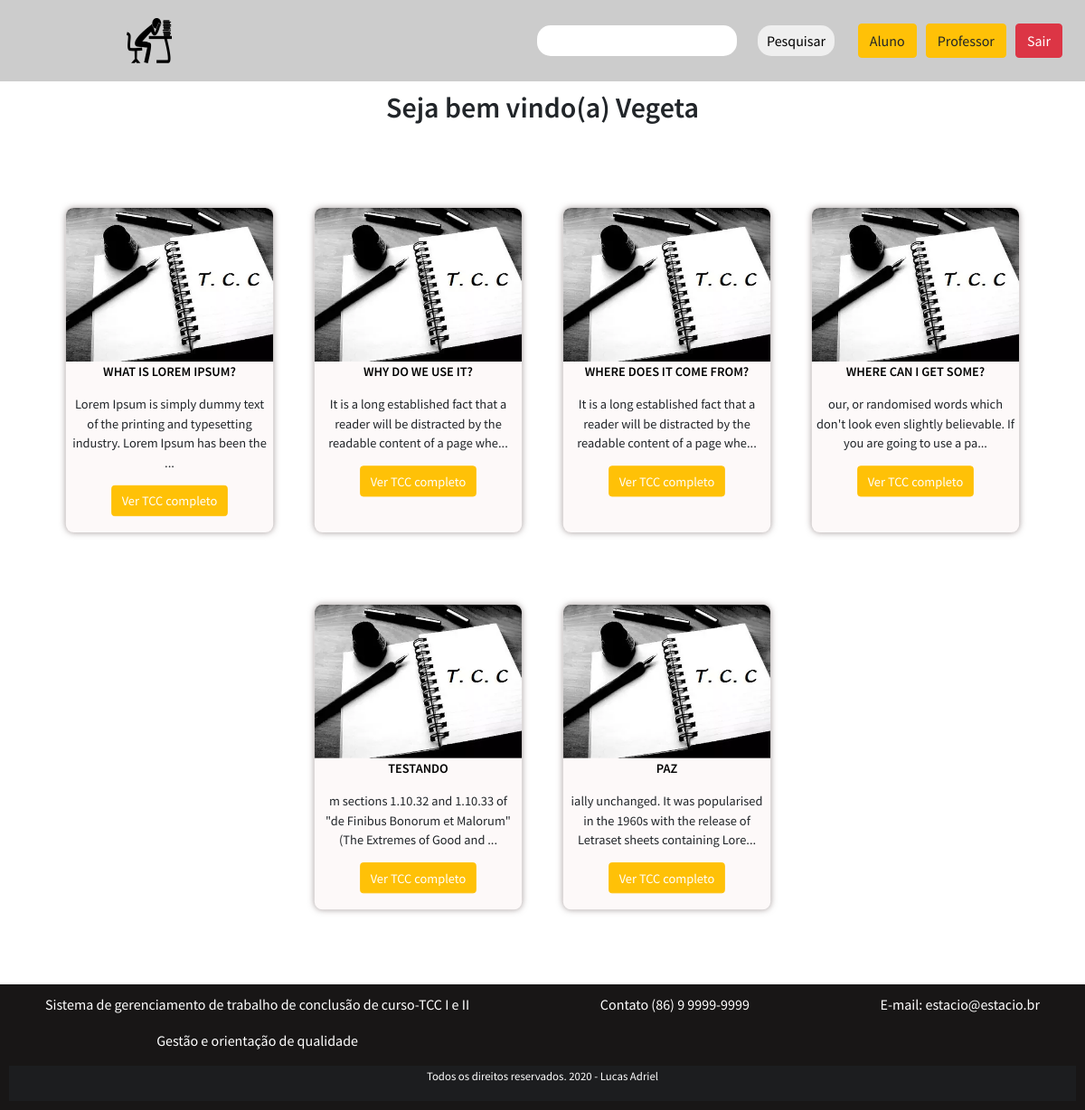
The app's page /index.php (signed in) with its own data.
### tables this page shows
CREATE TABLE `tcc` (
  `id` int(11) NOT NULL,
  `aluno_id` int(11) DEFAULT NULL,
  `professor_id` int(11) DEFAULT NULL,
  `resumo` text DEFAULT NULL,
  `introducao` text DEFAULT NULL,
  `referencial` text DEFAULT NULL,
  `metodologia` text DEFAULT NULL,
  `conclusao` text DEFAULT NULL,
  `created_at` datetime DEFAULT current_timestamp(),
  `updated_at` datetime DEFAULT NULL ON UPDATE current_timestamp(),
  `titulo` varchar(255) DEFAULT NULL,
  `matricula` varchar(255) DEFAULT NULL,
  `orientacao` text DEFAULT NULL
);

### index.php (the view, shortened to what this page needs)
<?php
require __DIR__ . "/config.php";
$sql = 'select * from tcc';
$sql = $pdo->query($sql);
if ($sql->rowCount() > 0) {
    $dadosTcc = $sql->fetchAll();
}
$nomeLogado = $_SESSION['login']['nome'];
?>
<?php require __DIR__ . "/pages/header.php"; ?>
<header><h1 class="aluno-title">Seja bem vindo(a) <?= $nomeLogado; ?></h1></header><br>
<div class="main-tcc">
    <?php foreach ($dadosTcc as $tcc) : ?>
        <div class="main-tcc-trabalho">
            <a href="">
                <img src="assets/images/tcc.jpg" width="100%" alt="">
            </a>
            <p class="main-tcc-title"><?= $tcc['titulo']; ?></p>
            <p style="padding: 0 5px;" class="main-tcc-resumo"><?= substr($tcc['resumo'], 0, 100) . '...'; ?></p>
            <a href="tccCompleto.php?id=<?= $tcc['id']; ?>"><button class="main-tcc-button btn btn-warning">Ver TCC completo</button></a>
        </div>
    <?php endforeach; ?>
</div>
<br>
<?php require __DIR__ . '/pages/footer.php'; ?>

### pages/header.php (shortened to what this page needs)
<!DOCTYPE html>
<html lang="en">
<head>
    <link rel="stylesheet" href="https://cdn.jsdelivr.net/npm/bootstrap@4.5.3/dist/css/bootstrap.min.css">
    <link rel="stylesheet" href="assets/css/header.css?123">
    <link rel="stylesheet" href="assets/css/footer.css">
    <link rel="stylesheet" href="assets/css/style.css?">
</head>
<body>
    <header class="main-header">
        <div class="main-header-left">
            <a href="index.php"><img src="assets/images/logotipo.jpg" width='50px' height='50px'></a>
        </div>
        <div class="main-header-rigth">
            <div class="main-header-search">
                <form action="search.php" method="get">
                    <input id="campo" type="text" name="seach">
                    <input type="submit" value="Pesquisar">
                </form>
            </div>
            <a href="aluno.php"><button type="button" class="btn btn-warning">Aluno</button></a>
            <a href="professor.php"><button type="button" class="btn btn-warning">Professor</button></a>
            <a href="logout.php"><button type="button" class="btn btn-danger">Sair</button></a>
        </div>
    </header>

### pages/footer.php (shortened to what this page needs)
<footer class="main-tcc-footer">
    <div class="main-tcc-footer-global">
        <div class="main-tcc-footer-left">
            <p>Sistema de gerenciamento de trabalho de conclusão de curso-TCC I e II</p>
            <p>Gestão e orientação de qualidade</p>
        </div>
        <div class="main-tcc-footer-center">
            <p>Contato (86) 9 9999-9999</p>
        </div>
        <div class="main-tcc-footer-rigth">
            <p>E-mail: estacio@estacio.br</p>
        </div>
    </div>
    <div class="footer-copy">
        <p>Todos os direitos reservados. 2020 - Lucas Adriel</p>
    </div>
</footer>
</body>
</html>

### assets/css/header.css (style rules this page uses)
.main-header { background-color: #ccc; padding: 20px; color: #000; display: flex; align-items: center; }
.main-header-left { margin-left: 120px; flex-basis: calc(50% - 120px); }
.main-header-search { width: 350px; }
.main-header-rigth { display: flex; align-items: center; justify-content: flex-end; }
.main-header-rigth input { padding: 5px 10px; margin-right: 20px; outline: none; border: none; border-radius: 15px; transition: all ease-in-out 0.4s; }
.main-header-rigth a { margin: 0 5px; }

### assets/css/footer.css (style rules this page uses)
.main-tcc-footer { background-color: rgb(24, 22, 22); padding: 10px; text-align: center; color: #fff; }
.main-tcc-footer-global { max-width: 1100px; display: flex; justify-content: space-between; margin: auto; }
.footer-copy { padding: 2px; background-color: rgb(28, 29, 31); font-size: 0.8em; }

### assets/css/style.css (style rules this page uses)
* { font-family: 'Source Sans Pro', sans-serif; }
body { margin: 0; padding: 0; overflow-x: hidden; box-sizing: border-box; }
.main-tcc { max-width: 1100px; display: flex; justify-content: center; flex-wrap: wrap; margin: 20px auto; }
.main-tcc-trabalho { flex-basis: calc(25% - 20px); background-color: rgb(253, 249, 249); border-radius: 10px; box-shadow: 0 0 8px rgba(136, 124, 124, 0.8); text-align: center; margin: 20px 10px; transform: scale(0.9); transition: all ease-in-out 0.4s; }
.main-tcc-trabalho img { border-radius: 10px 10px 0 0; }
.main-tcc-title { color: #000; font-weight: 600; text-transform: uppercase; }
.main-tcc-button { color: #fff; margin-bottom: 20px; }
.aluno-title { text-align: center; margin-top: 10px; font-size: 2em; font-weight: 600; }

### records on screen
tcc: titulo "WHAT IS LOREM IPSUM?", resumo "Lorem Ipsum is simply dummy text of the printing and typesetting industry. Lorem Ipsum has been the"
tcc: titulo "WHY DO WE USE IT?", resumo "It is a long established fact that a reader will be distracted by the readable content of a page whe"
tcc: titulo "WHERE DOES IT COME FROM?", resumo "It is a long established fact that a reader will be distracted by the readable content of a page whe"
tcc: titulo "WHERE CAN I GET SOME?", resumo "our, or randomised words which don't look even slightly believable. If you are going to use a pa"
tcc: titulo "TESTANDO", resumo "m sections 1.10.32 and 1.10.33 of \"de Finibus Bonorum et Malorum\" (The Extremes of Good and"
tcc: titulo "PAZ", resumo "ially unchanged. It was popularised in the 1960s with the release of Letraset sheets containing Lore"

### other values on screen
$nomeLogado "Vegeta"
